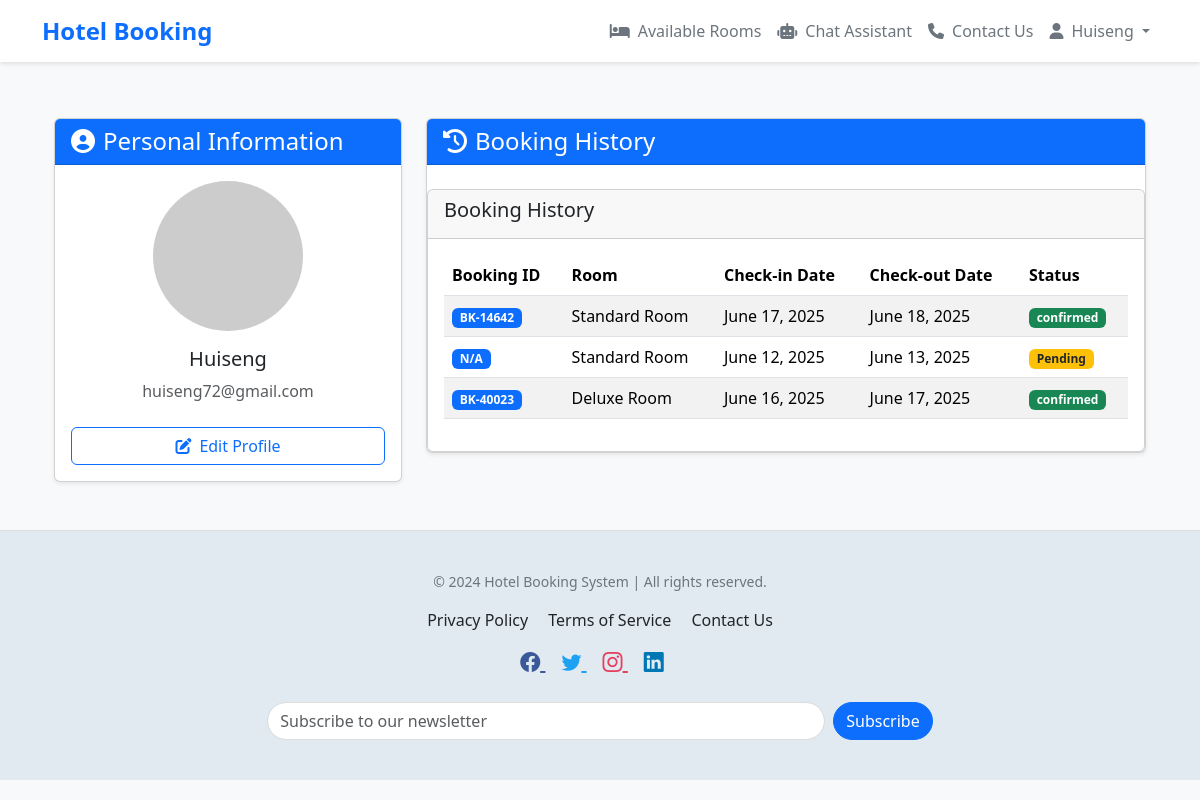
/hotel_booking/user/profile/ (signed in), run on the app's committed database.
### hotel_booking/models.py (models this page shows, shortened)
class Booking(models.Model):
    STATUS_CHOICES = [
        ('pending', 'Pending'),
        ('approved', 'Approved'),
        ('cancelled', 'Cancelled'),
        ('completed', 'Completed')
    ]
    room = models.ForeignKey(Room, on_delete=models.CASCADE)
    user = models.ForeignKey(User, on_delete=models.SET_NULL, null=True, blank=True)
    guest_name = models.CharField(max_length=100)
    guest_email = models.EmailField()
    guest_phone = models.CharField(max_length=20, blank=True)
    check_in_date = models.DateField()
    check_out_date = models.DateField()
    status = models.CharField(max_length=20, choices=STATUS_CHOICES, default='pending')
    booking_id = models.CharField(max_length=20, unique=True, blank=True, null=True)  # Added for unique booking identifier
    created_at = models.DateTimeField(auto_now_add=True)
    updated_at = models.DateTimeField(auto_now=True)
    class Meta:
        verbose_name = "Booking"
        verbose_name_plural = "Bookings"

class Room(models.Model):
    name = models.CharField(max_length=100)
    description = models.TextField()
    price = models.DecimalField(max_digits=10, decimal_places=2)
    capacity = models.IntegerField(default=2)
    image = models.ImageField(upload_to='room_images/', null=True, blank=True)
    created_at = models.DateTimeField(auto_now_add=True)
    updated_at = models.DateTimeField(auto_now=True)
    class Meta:
        verbose_name = "Room"
        verbose_name_plural = "Rooms"

### hotel_booking/views.py (the view)
# urls.py: path('user/profile/', views.user_profile, name='user_profile'),
@login_required
def user_profile(request):
    bookings = Booking.objects.filter(user=request.user).order_by('-created_at')
    profile, created = UserProfile.objects.get_or_create(user=request.user)
    return render(request, 'hotel_booking/user_profile.html', {'bookings': bookings, 'profile': profile})

### hotel_booking/templates/hotel_booking/user_profile.html (shortened to what this page needs)
{% extends 'hotel_booking/base.html' %}
{% block content %}
<div class="container my-5">
    <div class="row">
        <div class="col-md-4">
            <div class="card shadow-sm">
                <div class="card-header bg-primary text-white">
                    <h4 class="mb-0"><i class="fas fa-user-circle me-2"></i>Personal Information</h4>
                </div>
                <div class="card-body">
                    <div class="text-center mb-4">
                        {% if profile.profile_picture %}
                        <img src="{{ profile.profile_picture.url }}" class="rounded-circle" alt="Profile Picture" style="width: 150px; height: 150px; object-fit: cover;">
                        {% else %}
                        <img src="https://via.placeholder.com/150" class="rounded-circle" alt="Profile Picture">
                        {% endif %}
                        <h5 class="mt-3">{{ user.username }}</h5>
                        <p class="text-muted">{{ user.email }}</p>
                    </div>
                    <div class="d-grid gap-2">
                        <a href="{% url 'edit_profile' %}" class="btn btn-outline-primary">
                            <i class="fas fa-edit me-2"></i>Edit Profile
                        </a>
                    </div>
                </div>
            </div>
        </div>
        <div class="col-md-8">
            <div class="card shadow-sm">
                <div class="card-header bg-primary text-white">
                    <h4 class="mb-0"><i class="fas fa-history me-2"></i>Booking History</h4>
                </div>
                <div class="card mt-4">
                    <div class="card-header">
                        <h5>Booking History</h5>
                    </div>
                    <div class="card-body">
                        {% if bookings %}
                            <div class="table-responsive">
                                <table class="table table-striped">
                                    <thead>
                                        <tr>
                                            <th>Booking ID</th>
                                            <th>Room</th>
                                            <th>Check-in Date</th>
                                            <th>Check-out Date</th>
                                            <th>Status</th>
                                        </tr>
                                    </thead>
                                    <tbody>
                                        {% for booking in bookings %}
                                            <tr>
                                                <td>
                                                    <span class="badge bg-primary">
                                                        {{ booking.booking_id|default:"N/A" }}
                                                    </span>
                                                </td>
                                                <td>{{ booking.room.name }}</td>
                                                <td>{{ booking.check_in_date }}</td>
                                                <td>{{ booking.check_out_date }}</td>
                                                <td>
                                                    {% if booking.status == 'confirmed' %}
                                                        <span class="badge bg-success">{{ booking.get_status_display }}</span>
                                                    {% elif booking.status == 'pending' %}
                                                        <span class="badge bg-warning text-dark">{{ booking.get_status_display }}</span>
                                                    {% elif booking.status == 'cancelled' %}
                                                        <span class="badge bg-danger">{{ booking.get_status_display }}</span>
                                                    {% else %}
                                                        <span class="badge bg-secondary">{{ booking.get_status_display }}</span>
                                                    {% endif %}
                                                </td>
                                            </tr>
                                        {% endfor %}
                                    </tbody>
                                </table>
                            </div>
                        {% else %}
                            <div class="alert alert-info">
                                You don't have any booking records yet.
                            </div>
                        {% endif %}
                    </div>
                </div>
            </div>
        </div>
    </div>
</div>
{% endblock %}

### hotel_booking/templates/hotel_booking/base.html (shortened to what this page needs)
<!DOCTYPE html>
<html lang="en">
<head>
    <link href="https://cdn.jsdelivr.net/npm/bootstrap@5.3.3/dist/css/bootstrap.min.css" rel="stylesheet">
    <link href="https://cdnjs.cloudflare.com/ajax/libs/bootstrap-icons/1.10.5/font/bootstrap-icons.min.css" rel="stylesheet">
    <link rel="stylesheet" href="https://cdnjs.cloudflare.com/ajax/libs/font-awesome/6.6.0/css/all.min.css"
    />
</head>
<body>
    <nav class="navbar navbar-expand-lg navbar-light fixed-top">
        <div class="container">
            <a class="navbar-brand" href="{% url 'index' %}">
            Hotel Booking
        </a>
            <div class="collapse navbar-collapse" id="navbarNav">
                <ul class="navbar-nav ms-auto">
                    <li class="nav-item">
                        <a class="nav-link" href="{% url 'available_rooms' %}">
                            <i class="fas fa-bed me-2"></i>Available Rooms
                        </a>
                    </li>
                    {% if user.is_authenticated %}
                    <li class="nav-item">
                        <a class="nav-link" href="{% url 'chatbot' %}">
                            <i class="fas fa-robot me-2"></i>Chat Assistant
                        </a>
                    </li>
                    {% endif %}
                    <li class="nav-item">
                        <a class="nav-link" href="{% url 'contact_us' %}">
                            <i class="fas fa-phone me-2"></i>Contact Us
                        </a>
                    </li>
                    {% if user.is_authenticated %}
                    <li class="nav-item dropdown">
                        <a class="nav-link dropdown-toggle" href="#" id="userDropdown" role="button" data-bs-toggle="dropdown" aria-expanded="false">
                            <i class="fas fa-user me-2"></i>{{ user.username }}
                        </a>
                    </li>
                    {% endif %}
                </ul>
            </div>
        </div>
    </nav>
    <main class="container my-4">
        {% block content %} {% endblock %}
    </main>
    <footer>
        <div class="container text-center">
            <p style="font-size: 14px;">&copy; 2024 Hotel Booking System | All rights reserved.</p>
            <div class="footer-links my-3">
                <a href="#" class="me-3">Privacy Policy</a>
                <a href="#" class="me-3">Terms of Service</a>
                <a href="#">Contact Us</a>
            </div>
            <div class="social-icons mt-3">
                <a href="#" aria-label="Facebook" class="me-3" style="color: #3b5998;">
                    <i class="bi bi-facebook"></i>
                </a>
                <a href="#" aria-label="Twitter" class="me-3" style="color: #1da1f2;">
                    <i class="bi bi-twitter"></i>
                </a>
                <a href="#" aria-label="Instagram" class="me-3" style="color: #e4405f;">
                    <i class="bi bi-instagram"></i>
                </a>
                <a href="#" aria-label="LinkedIn" class="me-3" style="color: #0077b5;">
                    <i class="bi bi-linkedin"></i>
                </a>
            </div>
            <div class="newsletter mt-4">
                <form action="#" method="post" class="d-flex justify-content-center">
                    <input type="email" class="form-control w-50" placeholder="Subscribe to our newsletter" style="border-radius: 25px; border: 1px solid #ddd;">
                    <button type="submit" class="btn btn-primary ms-2" style="border-radius: 25px;">Subscribe</button>
                </form>
            </div>
        </div>
    </footer>
</body>
</html>
</body>
</html>

### hotel_booking/templates/hotel_booking/base.html (style rules this page uses)
body { font-family: 'Segoe UI', Tahoma, Geneva, Verdana, sans-serif; padding-top: 70px; background-color: #f8f9fa; }
.navbar { background-color: #ffffff; box-shadow: 0 2px 4px rgba(0, 0, 0, 0.1); }
.navbar-brand { font-weight: bold; color: #0d6efd; font-size: 24px; }
.nav-link { color: #6c757d; font-size: 16px; padding: 10px 15px; }
footer { background-color: #e2eaf1; padding: 40px 0; border-top: 1px solid #ddd; }
footer p, footer a { color: #6c757d; margin: 0; }
.footer-links a { text-decoration: none; transition: color 0.3s; color: #212529; }
.social-icons a { font-size: 20px; margin-right: 15px; transition: all 0.3s; }
.me-2 { margin-right: 0.5rem; }

### data on the page
Booking: booking_id "BK-14642", room.name "Standard Room", check_in_date "June 17, 2025", check_out_date "June 18, 2025", status "confirmed"
Booking: booking_id "N/A", room.name "Standard Room", check_in_date "June 12, 2025", check_out_date "June 13, 2025", status "Pending"
Booking: booking_id "BK-40023", room.name "Deluxe Room", check_in_date "June 16, 2025", check_out_date "June 17, 2025", status "confirmed"

### other printed values
{{ user.username }} "Huiseng"
{{ user.email }} "huiseng72@gmail.com"
